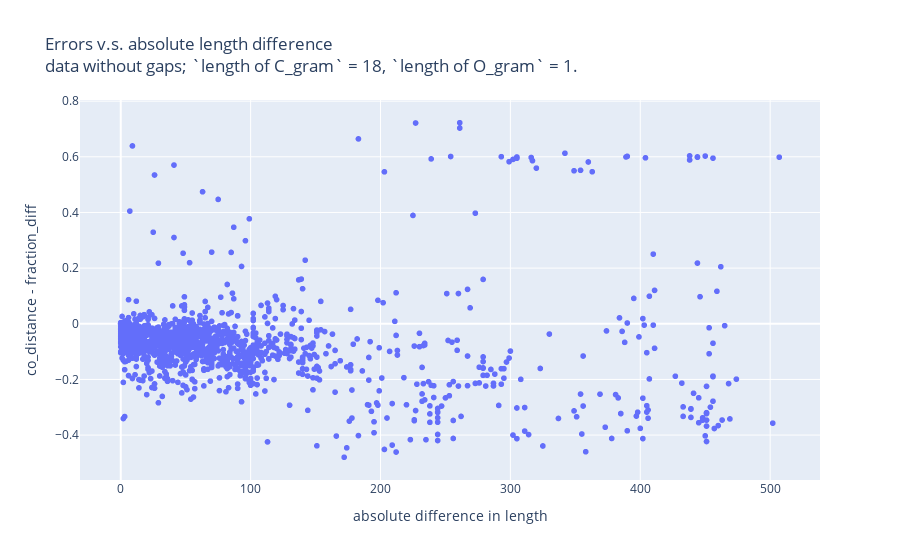

This figure's notebook cell:
### Code cell
fig = px.scatter(x=length_diff, y=errors,
    labels={"x": "absolute difference in length", "y": "co_distance - fraction_diff"}, 
    title = "Errors v.s. absolute length difference <br>data without gaps; `length of C_gram` = 18, `length of O_gram` = 1.")
fig.show()

### Figure 1 — Plotly figure (JSON) as saved in the notebook; plotly's stock layout.template omitted (floating-point values rounded to 4 significant figures; data arrays with more than 128 entries replaced by an {"elided": "..."} marker saying what was removed)
{"data": [{"hovertemplate": "absolute difference in length=%{x}<br>co_distance - fraction_diff=%{y}<extra></extra>", "legendgroup": "", "marker": {"color": "#636efa", "symbol": "circle"}, "mode": "markers", "name": "", "showlegend": false, "type": "scattergl", "x": {"elided": "1540 int values"}, "xaxis": "x", "y": {"elided": "1540 float values"}, "yaxis": "y"}], "layout": {"legend": {"tracegroupgap": 0}, "title": {"text": "Errors v.s. absolute length difference <br>data without gaps; `length of C_gram` = 18, `length of O_gram` = 1."}, "xaxis": {"anchor": "y", "domain": [0, 1], "title": {"text": "absolute difference in length"}}, "yaxis": {"anchor": "x", "domain": [0, 1], "title": {"text": "co_distance - fraction_diff"}}}}
